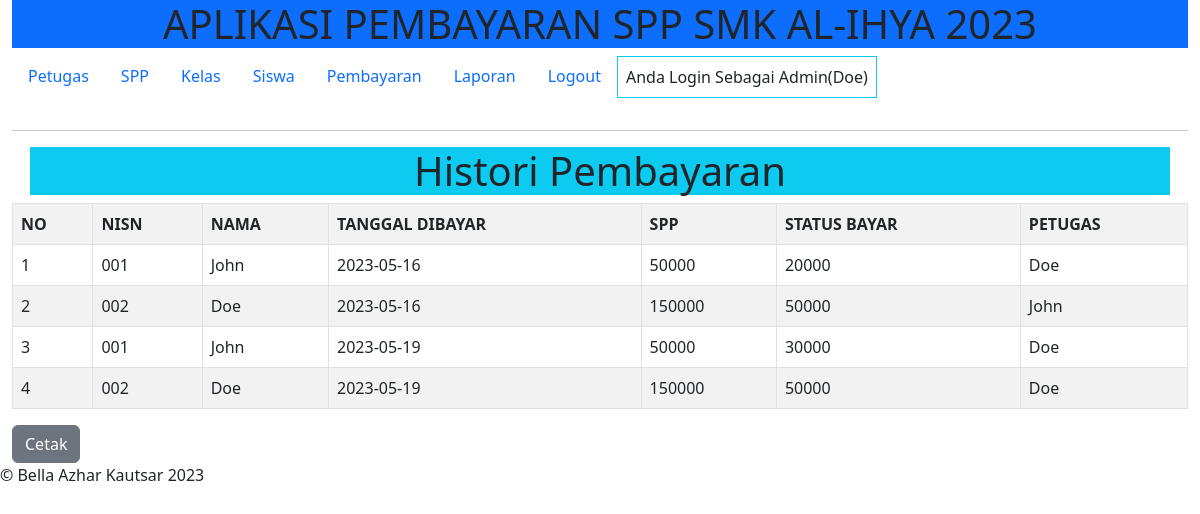
The app's page /index.php?page=laporan (signed in) with its own data.
### tables this page shows
CREATE TABLE `pembayaran` (
  `id_pembayaran` int(11) NOT NULL,
  `id_petugas` int(11) NOT NULL,
  `nisn` varchar(10) NOT NULL,
  `tgl_bayar` date NOT NULL,
  `bulan_bayar` varchar(8) NOT NULL,
  `tahun_bayar` varchar(4) NOT NULL,
  `id_spp` int(11) NOT NULL,
  `jumlah_bayar` int(11) NOT NULL
);

CREATE TABLE `siswa` (
  `nisn` char(10) NOT NULL,
  `nis` char(8) NOT NULL,
  `nama` varchar(32) NOT NULL,
  `id_kelas` int(11) NOT NULL,
  `alamat` text NOT NULL,
  `no_telp` varchar(13) NOT NULL,
  `id_spp` int(11) NOT NULL
);

CREATE TABLE `spp` (
  `id_spp` int(11) NOT NULL,
  `tahun` int(11) NOT NULL,
  `nominal` int(11) NOT NULL
);

CREATE TABLE `petugas` (
  `id_petugas` int(11) NOT NULL,
  `username` varchar(50) NOT NULL,
  `password` varchar(32) NOT NULL,
  `nama_petugas` varchar(50) NOT NULL,
  `level` enum('admin','petugas') NOT NULL
);

### admin/laporan.php (the view, shortened to what this page needs)
<h1 class="container-md text-center bg-info ">Histori Pembayaran</h1>
<table class="table table-bordered table-striped" id="div1">
    <tr>
        <th>NO</th>
        <th>NISN</th>
        <th>NAMA</th>
        <th>TANGGAL DIBAYAR</th>
        <th>SPP</th>
        <th>STATUS BAYAR</th>
        <th>PETUGAS</th>
    </tr>
    <?php $no = 1;
    $query = $db->query("SELECT * FROM pembayaran,siswa,spp WHERE pembayaran.nisn = siswa.nisn AND siswa.id_spp = spp.id_spp");
    if (mysqli_num_rows($query) < 1) :
    ?>
        <td colspan="8">
            <p>Belum ada histori pembayaran</p>
        </td>
        <?php else :
        foreach ($query as $data) :
            $petugas = $db->query("SELECT nama_petugas FROM petugas WHERE id_petugas = '$data[id_petugas]'")->fetch_assoc();
        ?>
            <tr>
                <td><?= $no++; ?></td>
                <td><?= $data['nisn']; ?></td>
                <td><?= $data['nama']; ?></td>
                <td><?= $data['tgl_bayar']; ?></td>
                <td><?= $data['nominal']; ?></td>
                <td><?= $data['jumlah_bayar']; ?></td>
                <td><?= $petugas['nama_petugas']; ?></td>
            </tr>
        <?php endforeach; ?>
    <?php endif; ?>
</table>
<a onclick="return window.print()" class="btn btn-secondary">Cetak</a>

### records on screen
pembayaran: siswa.nisn "001", siswa.nama "John", tgl_bayar "2023-05-16", spp.nominal "50000", jumlah_bayar "20000", id_petugas.nama_petugas "Doe"
pembayaran: siswa.nisn "002", siswa.nama "Doe", tgl_bayar "2023-05-16", spp.nominal "150000", jumlah_bayar "50000", id_petugas.nama_petugas "John"
pembayaran: siswa.nisn "001", siswa.nama "John", tgl_bayar "2023-05-19", spp.nominal "50000", jumlah_bayar "30000", id_petugas.nama_petugas "Doe"
pembayaran: siswa.nisn "002", siswa.nama "Doe", tgl_bayar "2023-05-19", spp.nominal "150000", jumlah_bayar "50000", id_petugas.nama_petugas "Doe"

### other values on screen
$_SESSION['logname'] "Doe"
